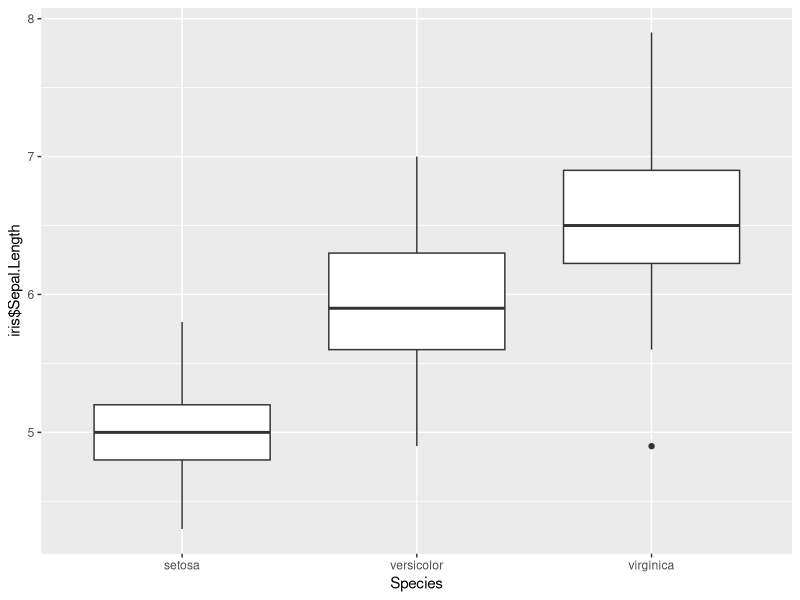
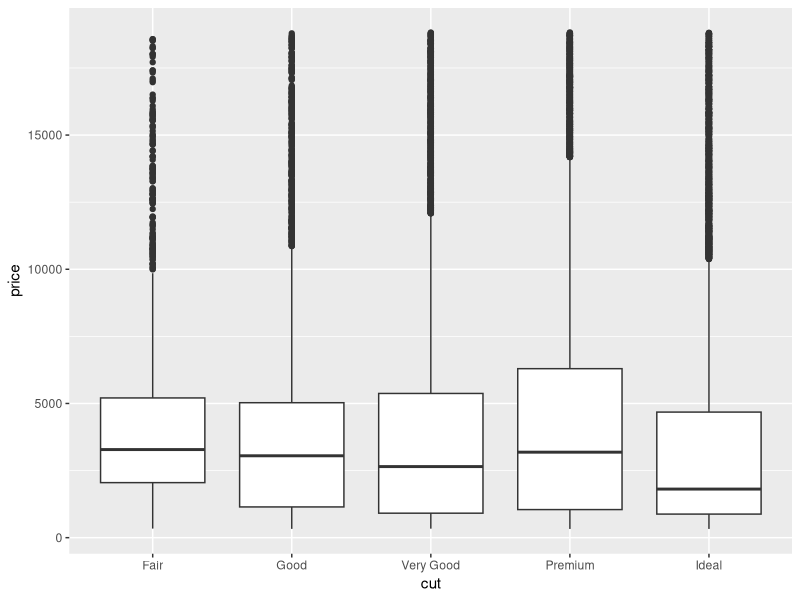
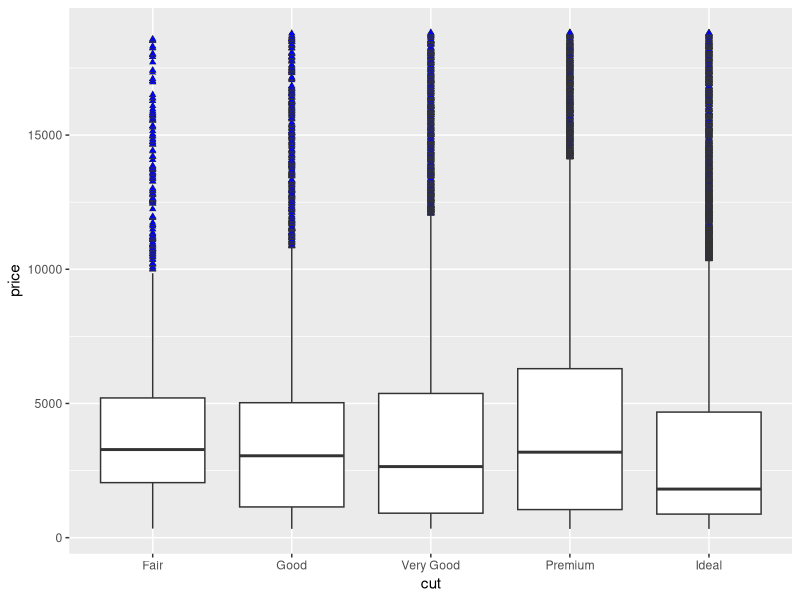
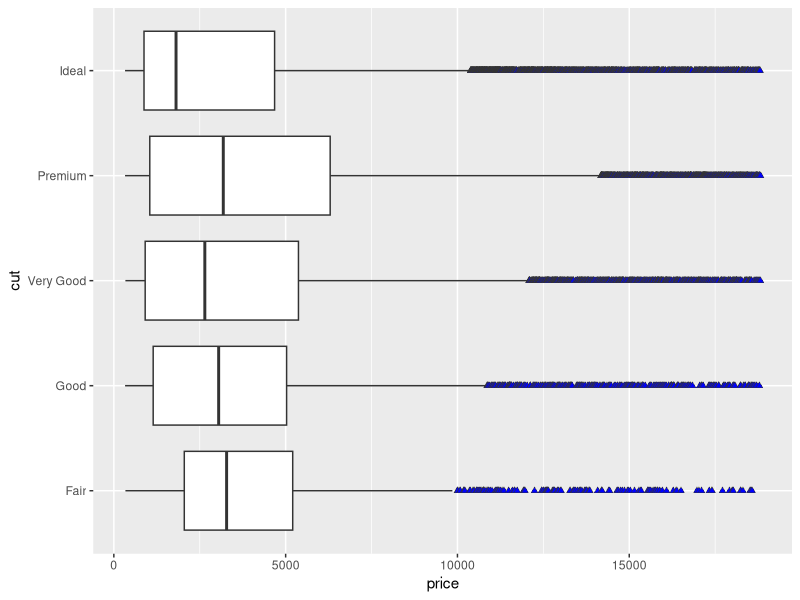
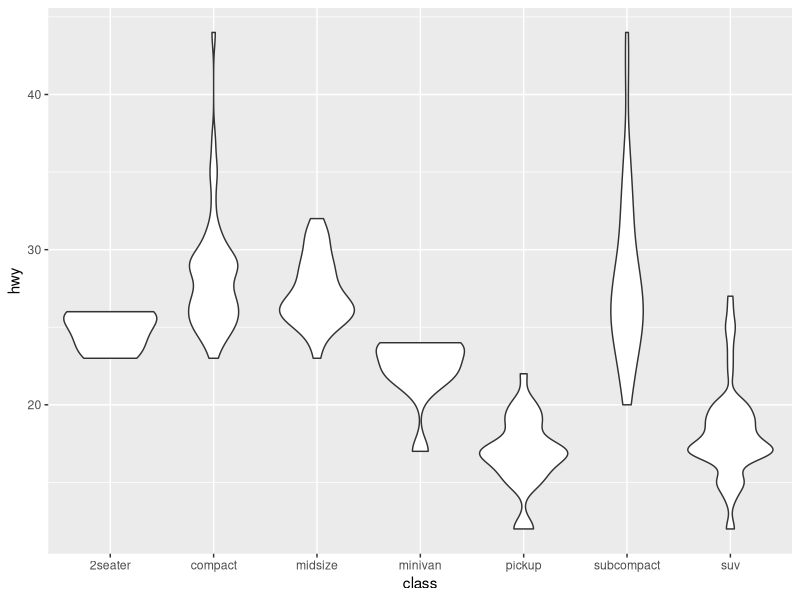
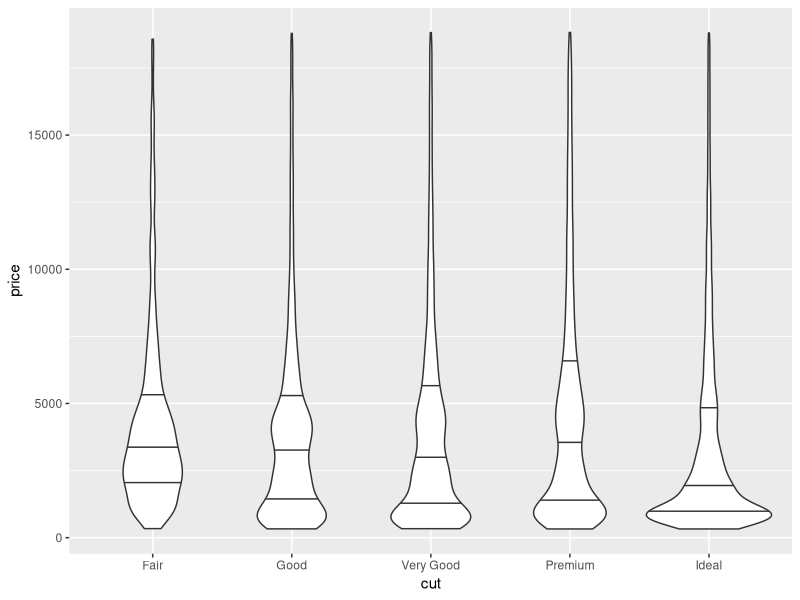
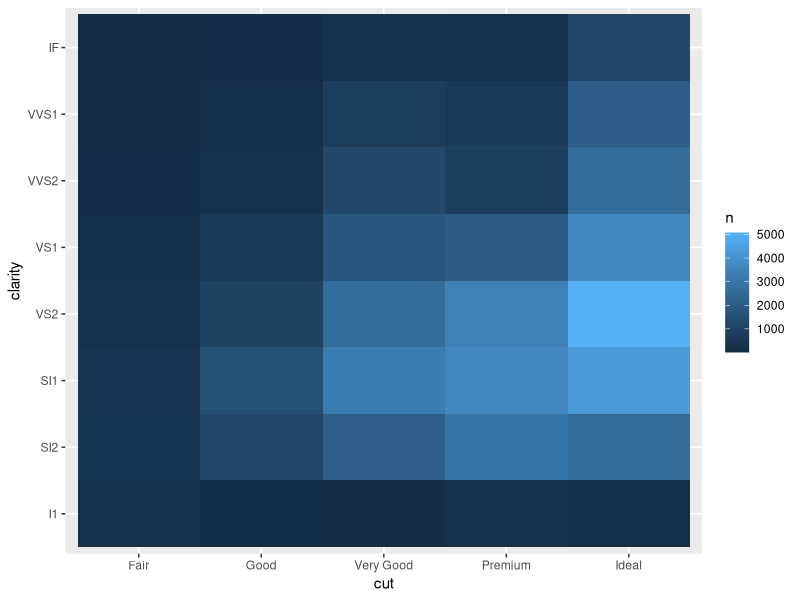

Reproduce these figures in R, in order.
## ---- chunk 1
library(ggplot2)
## ---- chunk 2
ggplot(data = iris)+
  aes(x= Species, y= iris$Sepal.Length)+
  geom_boxplot()
## ---- chunk 3
ggplot(data = diamonds)+
  aes(x = cut, y= price)+
  geom_boxplot()
## ---- chunk 4
ggplot(data = diamonds)+
  aes(x = cut, y= price)+
  geom_boxplot(outlier.fill = 'blue',
               outlier.shape = 24,
               outlier.stroke = 0.25)
## ---- chunk 5
ggplot(data = diamonds)+
  aes(x = cut, y= price)+
  geom_boxplot(outlier.fill = 'blue',
               outlier.shape = 24,
               outlier.stroke = 0.25)+
  coord_flip()
## ---- chunk 6
ggplot(data = mpg)+
  aes(x = class, y= hwy)+
  geom_violin()

## ---- chunk 7
ggplot(data = diamonds)+
  aes(x = cut, y= price)+
  geom_violin(draw_quantiles = c(0.25, 0.5, 0.75))
## ---- chunk 8
library(dplyr)
## ---- chunk 9
diamonds |>
  count(cut, clarity) |>
  ggplot()+
  aes(x = cut, y= clarity, fill= n)+
  geom_tile()
  
